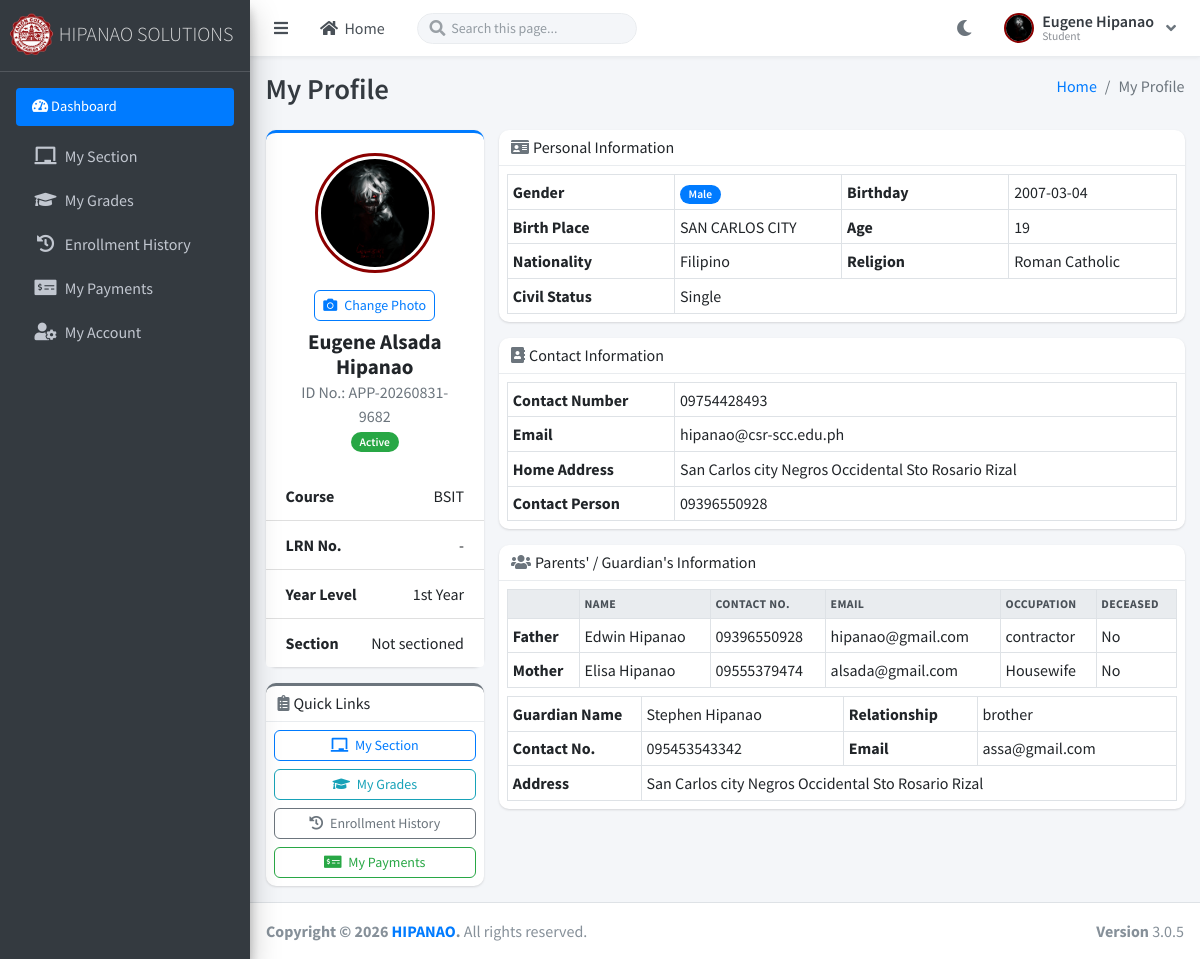
/module/studentmodule/index.php (signed in), run on the app's committed database.
### tables this page shows
CREATE TABLE `tblstudent` (
  `S_ID` int(11) NOT NULL,
  `IDNO` varchar(20) NOT NULL,
  `FNAME` varchar(40) NOT NULL,
  `LNAME` varchar(40) NOT NULL,
  `MNAME` varchar(40) NOT NULL,
  `SEX` varchar(10) NOT NULL DEFAULT 'Male',
  `BDAY` date DEFAULT NULL,
  `BPLACE` text DEFAULT NULL,
  `STATUS` varchar(30) NOT NULL DEFAULT 'Active',
  `AGE` int(11) DEFAULT NULL,
  `NATIONALITY` varchar(40) DEFAULT NULL,
  `RELIGION` varchar(255) DEFAULT NULL,
  `CONTACT_NO` varchar(40) DEFAULT NULL,
  `HOME_ADD` text DEFAULT NULL,
  `EMAIL` varchar(150) DEFAULT NULL,
  `ACC_PASSWORD` text DEFAULT NULL,
  `LRNNO` varchar(15) DEFAULT NULL,
  `CONTACTPERSON` varchar(150) DEFAULT NULL,
  `COMPANYIDNO` varchar(255) DEFAULT NULL,
  `COURSE_ID` int(11) DEFAULT NULL,
  `AddedBy` int(11) DEFAULT NULL,
  `ACCOUNT_UID` int(11) DEFAULT NULL,
  `CIVIL_STATUS` varchar(20) DEFAULT 'Single',
  `FATHER_NAME` varchar(150) DEFAULT NULL,
  `FATHER_CONTACT` varchar(40) DEFAULT NULL,
  `FATHER_EMAIL` varchar(150) DEFAULT NULL,
  `FATHER_OCCUPATION` varchar(100) DEFAULT NULL,
  `FATHER_DECEASED` varchar(5) DEFAULT 'No',
  `MOTHER_NAME` varchar(150) DEFAULT NULL,
  `MOTHER_CONTACT` varchar(40) DEFAULT NULL,
  `MOTHER_EMAIL` varchar(150) DEFAULT NULL,
  `MOTHER_OCCUPATION` varchar(100) DEFAULT NULL,
  `MOTHER_DECEASED` varchar(5) DEFAULT 'No',
  `GUARDIAN_NAME` varchar(150) DEFAULT NULL,
  `GUARDIAN_RELATIONSHIP` varchar(50) DEFAULT NULL,
  `GUARDIAN_CONTACT` varchar(40) DEFAULT NULL,
  `GUARDIAN_EMAIL` varchar(150) DEFAULT NULL,
  `GUARDIAN_ADDRESS` text DEFAULT NULL,
  `OTHER_PERSON_SUPPORTING` varchar(150) DEFAULT NULL,
  `IS_BOARDING` varchar(5) DEFAULT 'No',
  `WITH_FAMILY` varchar(5) DEFAULT 'Yes',
  `BOARDING_ADDRESS` text DEFAULT NULL,
  `ELEM_SCHOOL` varchar(150) DEFAULT NULL,
  `ELEM_ADDRESS` varchar(255) DEFAULT NULL,
  `ELEM_YEAR` varchar(20) DEFAULT NULL,
  `SEC_SCHOOL` varchar(150) DEFAULT NULL,
  `SEC_ADDRESS` varchar(255) DEFAULT NULL,
  `SEC_YEAR` varchar(20) DEFAULT NULL,
  `COLLEGE_SCHOOL` varchar(150) DEFAULT NULL,
  `COLLEGE_ADDRESS` varchar(255) DEFAULT NULL,
  `COLLEGE_YEAR` varchar(20) DEFAULT NULL,
  `VOC_SCHOOL` varchar(150) DEFAULT NULL,
  `VOC_ADDRESS` varchar(255) DEFAULT NULL,
  `VOC_YEAR` varchar(20) DEFAULT NULL,
  `OTHERS_SCHOOL` varchar(150) DEFAULT NULL,
  `REQ_FORM138` tinyint(1) NOT NULL DEFAULT 0,
  `REQ_GOODMORAL` tinyint(1) NOT NULL DEFAULT 0,
  `REQ_BIRTHCERT` tinyint(1) NOT NULL DEFAULT 0,
  `REQ_BAPTISMAL` tinyint(1) NOT NULL DEFAULT 0,
  `REQ_ASSESSMENT` tinyint(1) NOT NULL DEFAULT 0,
  `REQ_TRANSFERCRED` tinyint(1) NOT NULL DEFAULT 0,
  `REQ_MARRIAGECONTRACT` tinyint(1) NOT NULL DEFAULT 0,
  `REQ_2X2PICTURE` tinyint(1) NOT NULL DEFAULT 0,
  `REQ_OTHERS1` varchar(150) DEFAULT NULL,
  `REQ_OTHERS2` varchar(150) DEFAULT NULL,
  `REQ_OTHERS3` varchar(150) DEFAULT NULL,
  `REQ_NOTES` text DEFAULT NULL
);

CREATE TABLE `tblcourses` (
  `COURSE_ID` int(11) NOT NULL,
  `COURSE_CODE` varchar(20) NOT NULL,
  `COURSE_NAME` varchar(150) NOT NULL,
  `COURSE_DESC` text DEFAULT NULL,
  `STATUS` varchar(20) NOT NULL DEFAULT 'Active',
  `PROGRAM_HEAD_ID` int(11) DEFAULT NULL
);

CREATE TABLE `tblenrollment` (
  `ENROLLMENT_ID` int(11) NOT NULL,
  `S_ID` int(11) NOT NULL,
  `COURSE_ID` int(11) NOT NULL,
  `SECTION_ID` int(11) DEFAULT NULL,
  `SY_ID` int(11) NOT NULL,
  `YEAR_LEVEL` varchar(20) NOT NULL,
  `SEMESTER` varchar(20) NOT NULL,
  `CATEGORY` varchar(30) NOT NULL DEFAULT 'New',
  `CURRICULUM_YR` varchar(20) DEFAULT NULL,
  `DATE_RESERVED` date DEFAULT NULL,
  `DATE_ENROLLED` date DEFAULT NULL,
  `STATUS` varchar(30) NOT NULL DEFAULT 'Reserved',
  `ENCODED_BY` int(11) DEFAULT NULL
);

### module/studentmodule/profile.php (the view, shortened to what the rows shown need)
<section class="content">
  <div class="container-fluid">
    <?php if (!$studentRow): ?>
      <div class="alert alert-warning">
        <i class="fa fa-exclamation-triangle mr-1"></i>
        We could not find your student record. Please contact the Registrar's Office.
      </div>
    <?php else: ?>
    <div class="row">
      <div class="col-md-3">
        <div class="card card-primary card-outline">
          <div class="card-body box-profile text-center">
            <div class="hipanao-photo-upload d-inline-block" style="width:120px;">
              <img id="sdProfilePhoto" src="<?php echo $studentPhotoUrl; ?>"
                   class="profile-user-img img-fluid img-circle"
                   style="width:120px; height:120px; object-fit:cover;"
                   onerror="this.src='<?php echo WEB_ROOT; ?>module/student/image/1.png'"
                   alt="Student photo">
            </div>
            <br>
            <button type="button" class="btn btn-outline-primary btn-sm mt-2" data-toggle="modal" data-target="#sdEditPhoto">
              <i class="fa fa-camera mr-1"></i> Change Photo
            </button>
            <h3 class="profile-username text-center mt-2 mb-0"><?php echo htmlspecialchars(trim($studentRow->FNAME.' '.$studentRow->MNAME.' '.$studentRow->LNAME)); ?></h3>
            <p class="text-muted text-center mb-0">ID No.: <?php echo htmlspecialchars($studentRow->IDNO); ?></p>
            <p class="text-center mb-0"><?php echo hipanao_badge($studentRow->STATUS); ?></p>
          </div>
          <ul class="list-group list-group-flush">
            <li class="list-group-item">
              <b>Course</b> <span class="float-right"><?php echo htmlspecialchars($studentRow->COURSE_CODE ? $studentRow->COURSE_CODE : '-'); ?></span>
            </li>
            <li class="list-group-item">
              <b>LRN No.</b> <span class="float-right"><?php echo htmlspecialchars($studentRow->LRNNO ? $studentRow->LRNNO : '-'); ?></span>
            </li>
            <?php if ($currentEnrollment): ?>
            <li class="list-group-item">
              <b>Year Level</b> <span class="float-right"><?php echo htmlspecialchars($currentEnrollment->YEAR_LEVEL); ?></span>
            </li>
            <li class="list-group-item">
              <b>Section</b> <span class="float-right"><?php echo htmlspecialchars($currentEnrollment->SECTION_NAME ? $currentEnrollment->SECTION_NAME : 'Not sectioned'); ?></span>
            </li>
            <?php endif; ?>
          </ul>
        </div>
        <div class="card card-outline card-secondary">
          <div class="card-header p-2"><h6 class="mb-0 pl-1"><i class="fa fa-clipboard-list mr-1 text-muted"></i>Quick Links</h6></div>
          <div class="card-body p-2">
            <a href="<?php echo WEB_ROOT; ?>module/studentmodule/index.php?view=section" class="btn btn-outline-primary btn-block btn-sm mb-2"><i class="fa fa-chalkboard mr-1"></i> My Section</a>
            <a href="<?php echo WEB_ROOT; ?>module/studentmodule/index.php?view=grades" class="btn btn-outline-info btn-block btn-sm mb-2"><i class="fa fa-graduation-cap mr-1"></i> My Grades</a>
            <a href="<?php echo WEB_ROOT; ?>module/studentmodule/index.php?view=history" class="btn btn-outline-secondary btn-block btn-sm mb-2"><i class="fa fa-history mr-1"></i> Enrollment History</a>
            <a href="<?php echo WEB_ROOT; ?>module/studentmodule/index.php?view=payment" class="btn btn-outline-success btn-block btn-sm mb-0"><i class="fa fa-money-check-alt mr-1"></i> My Payments</a>
          </div>
        </div>
      </div>
      <div class="col-md-9">
        <div class="card card-outline mb-3">
          <div class="card-header p-2"><h6 class="mb-0 pl-1"><i class="fa fa-id-card mr-1 text-muted"></i>Personal Information</h6></div>
          <div class="card-body p-2">
            <table class="table table-bordered table-sm mb-0">
              <tr>
                <th style="width:25%">Gender</th>
                <td style="width:25%"><?php echo hipanao_badge($studentRow->SEX); ?></td>
                <th style="width:25%">Birthday</th>
                <td><?php echo htmlspecialchars($studentRow->BDAY ? $studentRow->BDAY : '-'); ?></td>
              </tr>
              <tr>
                <th>Birth Place</th>
                <td><?php echo htmlspecialchars($studentRow->BPLACE ? $studentRow->BPLACE : '-'); ?></td>
                <th>Age</th>
                <td><?php echo htmlspecialchars($studentRow->AGE ? $studentRow->AGE : '-'); ?></td>
              </tr>
              <tr>
                <th>Nationality</th>
                <td><?php echo htmlspecialchars($studentRow->NATIONALITY ? $studentRow->NATIONALITY : '-'); ?></td>
                <th>Religion</th>
                <td><?php echo htmlspecialchars($studentRow->RELIGION ? $studentRow->RELIGION : '-'); ?></td>
              </tr>
              <tr>
                <th>Civil Status</th>
                <td colspan="3"><?php echo htmlspecialchars($studentRow->CIVIL_STATUS ? $studentRow->CIVIL_STATUS : '-'); ?></td>
              </tr>
            </table>
          </div>
        </div>
        <div class="card card-outline mb-3">
          <div class="card-header p-2"><h6 class="mb-0 pl-1"><i class="fa fa-address-book mr-1 text-muted"></i>Contact Information</h6></div>
          <div class="card-body p-2">
            <table class="table table-bordered table-sm mb-0">
              <tr>
                <th style="width:25%">Contact Number</th>
                <td><?php echo htmlspecialchars($studentRow->CONTACT_NO ? $studentRow->CONTACT_NO : '-'); ?></td>
              </tr>
              <tr>
                <th>Email</th>
                <td><?php echo htmlspecialchars($studentRow->EMAIL ? $studentRow->EMAIL : '-'); ?></td>
              </tr>
              <tr>
                <th>Home Address</th>
                <td><?php echo htmlspecialchars($studentRow->HOME_ADD ? $studentRow->HOME_ADD : '-'); ?></td>
              </tr>
              <tr>
                <th>Contact Person</th>
                <td><?php echo htmlspecialchars($studentRow->CONTACTPERSON ? $studentRow->CONTACTPERSON : '-'); ?></td>
              </tr>
            </table>
          </div>
        </div>
        <div class="card card-outline mb-0">
          <div class="card-header p-2"><h6 class="mb-0 pl-1"><i class="fa fa-users mr-1 text-muted"></i>Parents' / Guardian's Information</h6></div>
          <div class="card-body p-2">
            <table class="table table-bordered table-sm mb-2">
              <thead class="thead-light">
                <tr>
                  <th></th>
                  <th>Name</th>
                  <th>Contact No.</th>
                  <th>Email</th>
                  <th>Occupation</th>
                  <th>Deceased</th>
                </tr>
              </thead>
              <tbody>
                <tr>
                  <th>Father</th>
                  <td><?php echo htmlspecialchars($studentRow->FATHER_NAME ? $studentRow->FATHER_NAME : '-'); ?></td>
                  <td><?php echo htmlspecialchars($studentRow->FATHER_CONTACT ? $studentRow->FATHER_CONTACT : '-'); ?></td>
                  <td><?php echo htmlspecialchars($studentRow->FATHER_EMAIL ? $studentRow->FATHER_EMAIL : '-'); ?></td>
                  <td><?php echo htmlspecialchars($studentRow->FATHER_OCCUPATION ? $studentRow->FATHER_OCCUPATION : '-'); ?></td>
                  <td><?php echo htmlspecialchars($studentRow->FATHER_DECEASED ? $studentRow->FATHER_DECEASED : 'No'); ?></td>
                </tr>
                <tr>
                  <th>Mother</th>
                  <td><?php echo htmlspecialchars($studentRow->MOTHER_NAME ? $studentRow->MOTHER_NAME : '-'); ?></td>
                  <td><?php echo htmlspecialchars($studentRow->MOTHER_CONTACT ? $studentRow->MOTHER_CONTACT : '-'); ?></td>
                  <td><?php echo htmlspecialchars($studentRow->MOTHER_EMAIL ? $studentRow->MOTHER_EMAIL : '-'); ?></td>
                  <td><?php echo htmlspecialchars($studentRow->MOTHER_OCCUPATION ? $studentRow->MOTHER_OCCUPATION : '-'); ?></td>
                  <td><?php echo htmlspecialchars($studentRow->MOTHER_DECEASED ? $studentRow->MOTHER_DECEASED : 'No'); ?></td>
                </tr>
              </tbody>
            </table>
            <table class="table table-bordered table-sm mb-0">
              <tr>
                <th style="width:20%">Guardian Name</th>
                <td><?php echo htmlspecialchars($studentRow->GUARDIAN_NAME ? $studentRow->GUARDIAN_NAME : '-'); ?></td>
                <th style="width:20%">Relationship</th>
                <td><?php echo htmlspecialchars($studentRow->GUARDIAN_RELATIONSHIP ? $studentRow->GUARDIAN_RELATIONSHIP : '-'); ?></td>
              </tr>
              <tr>
                <th>Contact No.</th>
                <td><?php echo htmlspecialchars($studentRow->GUARDIAN_CONTACT ? $studentRow->GUARDIAN_CONTACT : '-'); ?></td>
                <th>Email</th>
                <td><?php echo htmlspecialchars($studentRow->GUARDIAN_EMAIL ? $studentRow->GUARDIAN_EMAIL : '-'); ?></td>
              </tr>
              <tr>
                <th>Address</th>
                <td colspan="3"><?php echo htmlspecialchars($studentRow->GUARDIAN_ADDRESS ? $studentRow->GUARDIAN_ADDRESS : '-'); ?></td>
              </tr>
            </table>
          </div>
        </div>
      </div>
    </div>
    <?php endif; ?>
  </div>
</section>

### include/ui_helpers.php (shortened to what the rows shown need)
<?php
if (!function_exists('hipanao_badge_class')) {
	function hipanao_badge_class($value) {
		$v = strtolower(trim((string)$value));
		$map = array(
			'active'        => 'badge-status-active',
			'enroll'        => 'badge-status-enrolled',
			'enrolled'      => 'badge-status-enrolled',
			'register'      => 'badge-status-reserved',
			'assign'        => 'badge-status-assign',
			'inactive'      => 'badge-status-inactive',
			'in-active'     => 'badge-status-inactive',
			'graduated'     => 'badge-status-graduated',
			'pending'       => 'badge-status-pending',
			'reserved'      => 'badge-status-reserved',
			'suspended'     => 'badge-status-suspended',
			'dropped'       => 'badge-status-dropped',
			'completed'     => 'badge-status-completed',
			'for payment'   => 'badge-status-forpayment',
			'paid'          => 'badge-status-active',
			'unpaid'        => 'badge-status-forpayment',
			'major'         => 'badge-subject-major',
			'minor'         => 'badge-subject-minor',
			'administrator' => 'badge-role-administrator',
			'admin'         => 'badge-role-administrator',
			'editor'        => 'badge-role-editor',
			'author'        => 'badge-role-author',
			'subscriber'    => 'badge-role-subscriber',
			'male'          => 'badge-gender-male',
			'female'        => 'badge-gender-female',
		);
		return isset($map[$v]) ? $map[$v] : 'badge-secondary';
	}
	function hipanao_badge($value) {
		return '<span class="badge '.hipanao_badge_class($value).'">'.htmlspecialchars($value).'</span>';
	}
}
?>

### data on the page
tblstudent: COMPANYIDNO (picture), FNAME+MNAME+LNAME "Eugene Alsada Hipanao", IDNO "APP-20260831-9682", STATUS "Active Male", COURSE_ID.COURSE_CODE "BSIT", LRNNO "-", BDAY "2007-03-04", BPLACE "SAN CARLOS CITY", AGE "19", NATIONALITY "Filipino", RELIGION "Roman Catholic", CIVIL_STATUS "Single", CONTACT_NO "09754428493", EMAIL "hipanao@csr-scc.edu.ph", HOME_ADD "San Carlos city Negros Occidental Sto Rosario Rizal", CONTACTPERSON "09396550928", FATHER_NAME "Edwin Hipanao", FATHER_CONTACT "09396550928", FATHER_EMAIL "hipanao@gmail.com", FATHER_OCCUPATION "contractor", FATHER_DECEASED "No", MOTHER_NAME "Elisa Hipanao", MOTHER_CONTACT "09555379474", MOTHER_EMAIL "alsada@gmail.com", MOTHER_OCCUPATION "Housewife", MOTHER_DECEASED "No", GUARDIAN_NAME "Stephen Hipanao", GUARDIAN_RELATIONSHIP "brother", GUARDIAN_CONTACT "095453543342", GUARDIAN_EMAIL "assa@gmail.com", GUARDIAN_ADDRESS "San Carlos city Negros Occidental Sto Rosario Rizal"
tblenrollment: YEAR_LEVEL "1st Year"

### other printed values
$_SESSION['DISPLAYNAME'] "Eugene Hipanao"
$_SESSION['TYPE'] "Student"
$title "My Profile"
